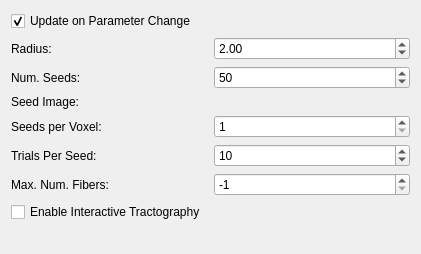
     <widget class="QWidget" name="page_seed">
      <property name="geometry">
       <rect>
        <x>0</x>
        <y>0</y>
        <width>421</width>
        <height>254</height>
       </rect>
      </property>
      <attribute name="label">
       <string>Seeding</string>
      </attribute>
      <attribute name="toolTip">
       <string>Specify how, where and how many tractography seed points are placed.</string>
      </attribute>
      <layout class="QGridLayout" name="gridLayout_17">
       <item row="0" column="0">
        <widget class="QFrame" name="m_InteractiveSeedingFrame">
         <property name="frameShape">
          <enum>QFrame::NoFrame</enum>
         </property>
         <property name="frameShadow">
          <enum>QFrame::Raised</enum>
         </property>
         <layout class="QGridLayout" name="gridLayout_15">
          <property name="leftMargin">
           <number>0</number>
          </property>
          <property name="topMargin">
           <number>0</number>
          </property>
          <property name="rightMargin">
           <number>0</number>
          </property>
          <property name="bottomMargin">
           <number>0</number>
          </property>
          <item row="1" column="0">
           <widget class="QFrame" name="frame_7">
            <property name="frameShape">
             <enum>QFrame::NoFrame</enum>
            </property>
            <property name="frameShadow">
             <enum>QFrame::Raised</enum>
            </property>
            <layout class="QGridLayout" name="gridLayout_13">
             <property name="leftMargin">
              <number>0</number>
             </property>
             <property name="topMargin">
              <number>0</number>
             </property>
             <property name="rightMargin">
              <number>0</number>
             </property>
             <property name="bottomMargin">
              <number>0</number>
             </property>
             <item row="2" column="1">
              <widget class="QSpinBox" name="m_NumSeedsBox">
               <property name="toolTip">
                <string>Number of seed points equally distributed around selected position. </string>
               </property>
               <property name="minimum">
                <number>1</number>
               </property>
               <property name="maximum">
                <number>9999999</number>
               </property>
               <property name="value">
                <number>50</number>
               </property>
              </widget>
             </item>
             <item row="1" column="0">
              <widget class="QLabel" name="m_FaThresholdLabel_4">
               <property name="toolTip">
                <string/>
               </property>
               <property name="text">
                <string>Radius:</string>
               </property>
              </widget>
             </item>
             <item row="1" column="1">
              <widget class="QDoubleSpinBox" name="m_SeedRadiusBox">
               <property name="toolTip">
                <string>Seedpoints are equally distributed within a sphere centered at the selected position with the specified radius  (in mm).</string>
               </property>
               <property name="decimals">
                <number>2</number>
               </property>
               <property name="maximum">
                <double>50.000000000000000</double>
               </property>
               <property name="singleStep">
                <double>0.100000000000000</double>
               </property>
               <property name="value">
                <double>2.000000000000000</double>
               </property>
              </widget>
             </item>
             <item row="2" column="0">
              <widget class="QLabel" name="m_SeedsPerVoxelLabel_4">
               <property name="toolTip">
                <string/>
               </property>
               <property name="text">
                <string>Num. Seeds:</string>
               </property>
              </widget>
             </item>
            </layout>
           </widget>
          </item>
          <item row="0" column="0">
           <widget class="QCheckBox" name="m_ParamUpdateBox">
            <property name="enabled">
             <bool>true</bool>
            </property>
            <property name="toolTip">
             <string>When checked, parameter changes cause instant retracking while in interactive mode.</string>
            </property>
            <property name="text">
             <string>Update on Parameter Change </string>
            </property>
            <property name="checked">
             <bool>true</bool>
            </property>
           </widget>
          </item>
         </layout>
        </widget>
       </item>
       <item row="2" column="0">
        <widget class="QFrame" name="frame_8">
         <property name="frameShape">
          <enum>QFrame::NoFrame</enum>
         </property>
         <property name="frameShadow">
          <enum>QFrame::Raised</enum>
         </property>
         <layout class="QGridLayout" name="gridLayout_16">
          <property name="leftMargin">
           <number>0</number>
          </property>
          <property name="topMargin">
           <number>0</number>
          </property>
          <property name="rightMargin">
           <number>0</number>
          </property>
          <property name="bottomMargin">
           <number>0</number>
          </property>
          <item row="0" column="1">
           <widget class="QSpinBox" name="m_TrialsPerSeedBox">
            <property name="toolTip">
             <string>Try each seed N times until a valid streamline is obtained (only for probabilistic tractography).</string>
            </property>
            <property name="statusTip">
             <string>Minimum fiber length (in mm)</string>
            </property>
            <property name="minimum">
             <number>1</number>
            </property>
            <property name="maximum">
             <number>999</number>
            </property>
            <property name="value">
             <number>10</number>
            </property>
           </widget>
          </item>
          <item row="0" column="0">
           <widget class="QLabel" name="m_TrialsPerSeedLabel">
            <property name="toolTip">
             <string/>
            </property>
            <property name="text">
             <string>Trials Per Seed:</string>
            </property>
           </widget>
          </item>
          <item row="1" column="0">
           <widget class="QLabel" name="m_FaThresholdLabel_2">
            <property name="toolTip">
             <string/>
            </property>
            <property name="text">
             <string>Max. Num. Fibers:</string>
            </property>
           </widget>
          </item>
          <item row="1" column="1">
           <widget class="QSpinBox" name="m_NumFibersBox">
            <property name="toolTip">
             <string>Tractography is stopped after the desired number of fibers is reached, even before all seed points are processed (-1 means no limit).</string>
            </property>
            <property name="minimum">
             <number>-1</number>
            </property>
            <property name="maximum">
             <number>999999999</number>
            </property>
            <property name="value">
             <number>-1</number>
            </property>
           </widget>
          </item>
         </layout>
        </widget>
       </item>
       <item row="1" column="0">
        <widget class="QFrame" name="m_StaticSeedingFrame">
         <property name="frameShape">
          <enum>QFrame::NoFrame</enum>
         </property>
         <property name="frameShadow">
          <enum>QFrame::Raised</enum>
         </property>
         <layout class="QGridLayout" name="gridLayout_2">
          <property name="leftMargin">
           <number>0</number>
          </property>
          <property name="topMargin">
           <number>0</number>
          </property>
          <property name="rightMargin">
           <number>0</number>
          </property>
          <property name="bottomMargin">
           <number>0</number>
          </property>
          <item row="2" column="0">
           <widget class="QLabel" name="m_SeedsPerVoxelLabel">
            <property name="toolTip">
             <string/>
            </property>
            <property name="text">
             <string>Seeds per Voxel:</string>
            </property>
           </widget>
          </item>
          <item row="0" column="0">
           <widget class="QLabel" name="label_6">
            <property name="toolTip">
             <string/>
            </property>
            <property name="text">
             <string>Seed Image:</string>
            </property>
           </widget>
          </item>
          <item row="2" column="1">
           <widget class="QSpinBox" name="m_SeedsPerVoxelBox">
            <property name="toolTip">
             <string>Number of seed points placed in each voxel.</string>
            </property>
            <property name="minimum">
             <number>1</number>
            </property>
            <property name="maximum">
             <number>9999999</number>
            </property>
           </widget>
          </item>
          <item row="0" column="1">
           <widget class="QmitkSingleNodeSelectionWidget" name="m_SeedImageSelectionWidget" native="true">
            <property name="styleSheet">
             <string notr="true"/>
            </property>
           </widget>
          </item>
         </layout>
        </widget>
       </item>
       <item row="3" column="0">
        <widget class="QCheckBox" name="m_InteractiveBox">
         <property name="enabled">
          <bool>true</bool>
         </property>
         <property name="toolTip">
          <string>Dynamically pick a seed location by click into image.</string>
         </property>
         <property name="text">
          <string>Enable Interactive Tractography</string>
         </property>
        </widget>
       </item>
       <item row="4" column="0">
        <spacer name="verticalSpacer">
         <property name="orientation">
          <enum>Qt::Vertical</enum>
         </property>
         <property name="sizeHint" stdset="0">
          <size>
           <width>20</width>
           <height>40</height>
          </size>
         </property>
        </spacer>
       </item>
      </layout>
     </widget>
